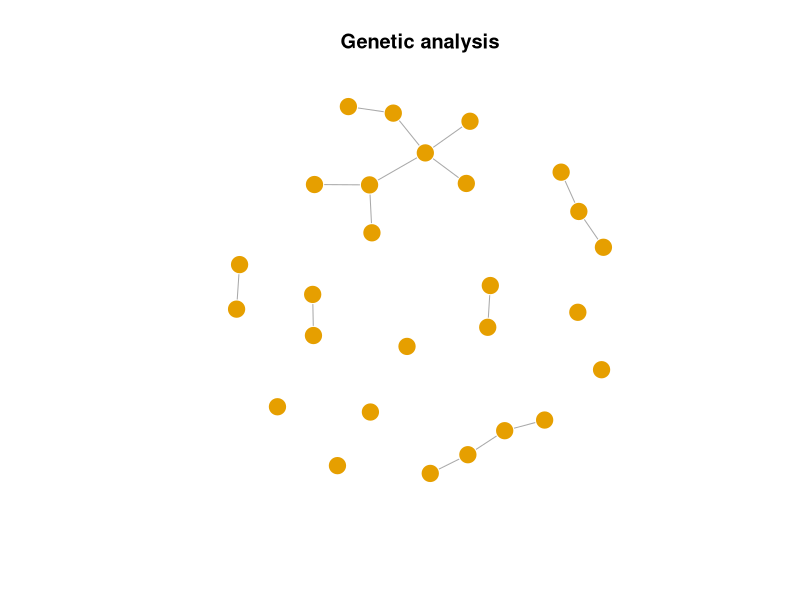

Write R code to recreate this figure.
#To run on https://rstudio.cloud

#Install and load packages
install.packages("data.table")
install.packages("igraph")
library(data.table)
library(igraph)

#set directory path
#setwd("C:/Users/Diane/Documents/MLFPM/Munich/workshop")

#Import data
gwas=fread("gwas_reduced.csv")
gwais=fread("gwais_reduced.csv")

#Explore data
head(gwas)
dim(gwas)
summary(gwas$P)

head(gwais)
dim(gwais)
summary(gwais$P)

#Multiple testing 
threshold_gwas=5*10^(-8) #gwas usual significance threshold
threshold_gwais=0.05/choose(38225,2) #38,225 SNPs tested
gwas=gwas[gwas$P<threshold_gwas,]
gwais=gwais[gwais$P<threshold_gwais,]

#SNP to gene Mapping
mapping=fread("mapping.csv")
gwas=merge(gwas, mapping, by="SNP")

colnames(mapping)=c("SNP1", "gene1")
gwais=merge(gwais, mapping, by="SNP1")
colnames(mapping)=c("SNP2", "gene2")
gwais=unique(merge(gwais, mapping, by="SNP2"))

#Edge filter
biofilter=fread("biofilter.csv")
gwais=merge(gwais, biofilter, by=c("gene1", "gene2"))

#Ceate unweigted network
gwais=unique(gwais[,c("gene1", "gene2")])
gwas=gwas[,"gene"]
nodes=data.frame(unique(c(gwas$gene, gwais$gene1, gwais$gene2)))
colnames(nodes)="gene"
edges=gwais
network <- graph_from_data_frame(d=edges, vertices=nodes)

#Plot
V(network)$size <- 10
V(network)$frame.color <- "white"
V(network)$label <- ""
E(network)$arrow.mode <- 0
E(network)$label <- ""
plot(network, main="Genetic analysis", cex.main=50, margin=c(0,0,0,0))
E(network)$width=2

#Largest component
comp=components(network, mode = c("weak", "strong"))
max(comp$csize)

#degree
deg=degree(network,mode="all")
averageDegree=mean(deg)
medDegree=median(deg)
averageDegree
medDegree
